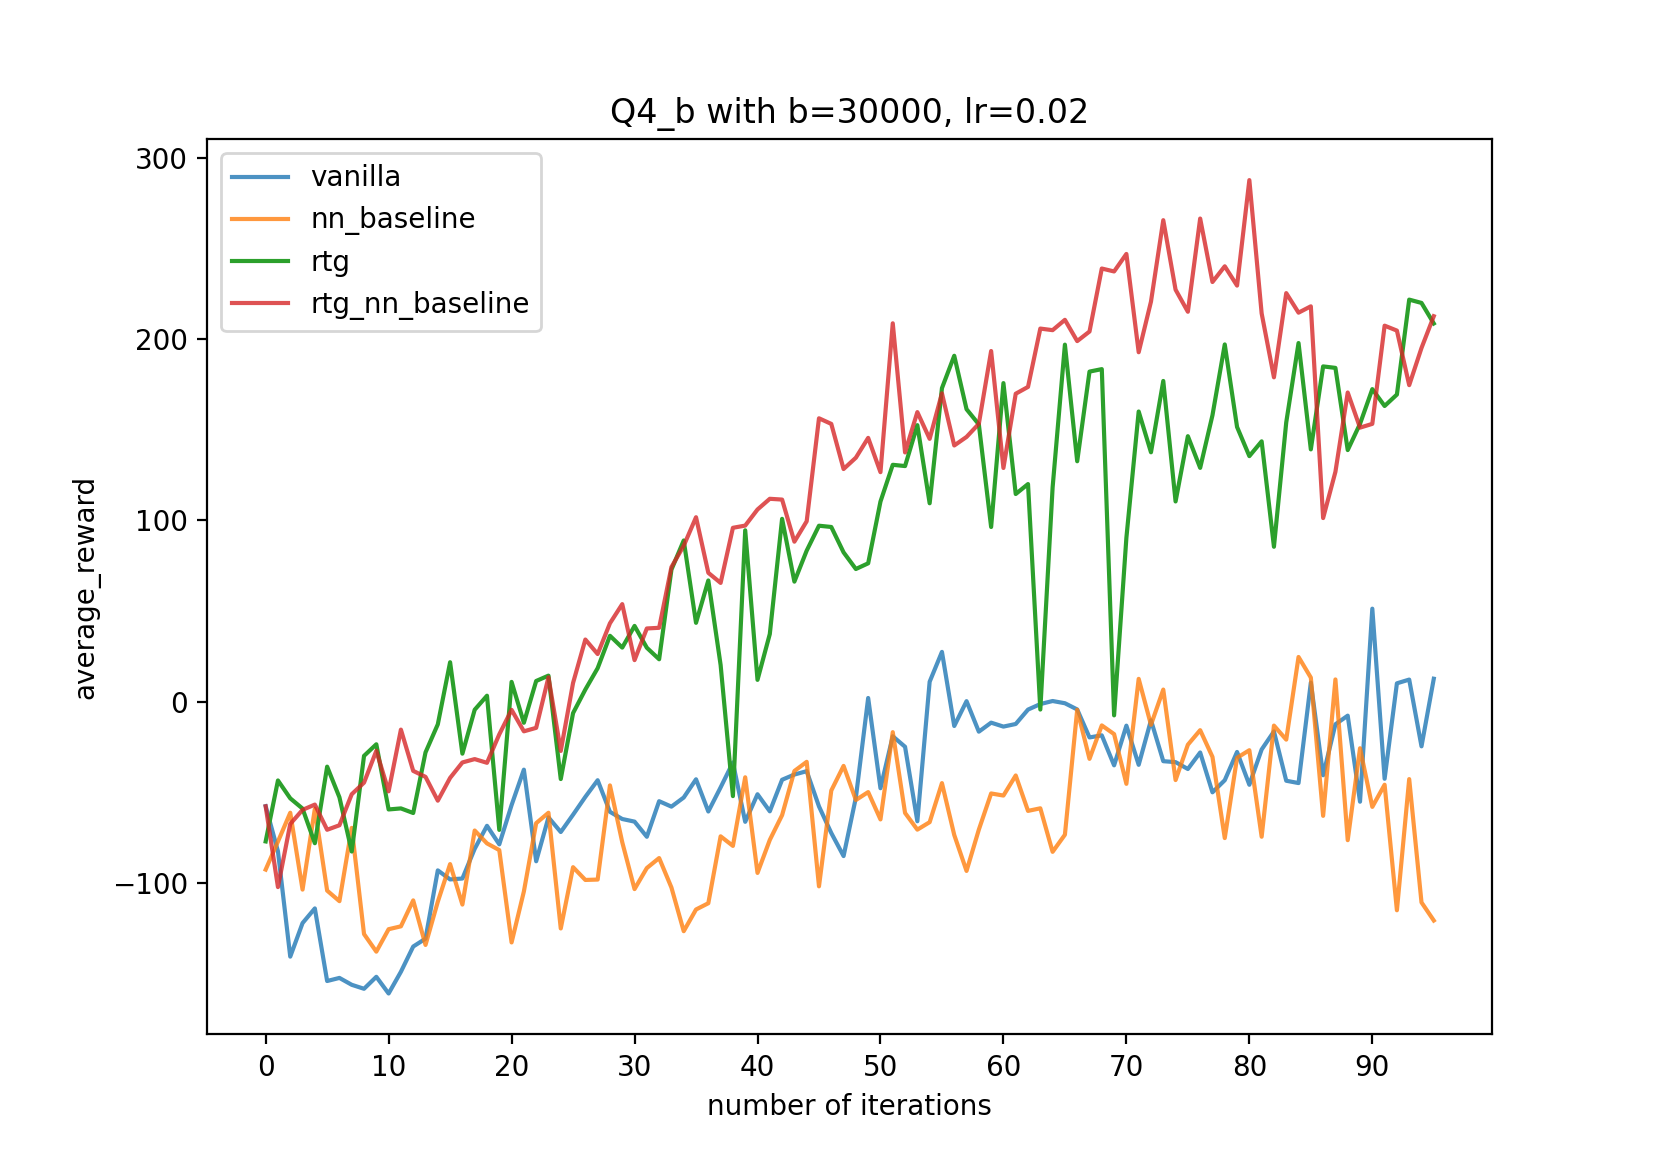

Write Python code to recreate this figure.
from tensorboard.backend.event_processing import event_accumulator
import matplotlib.pyplot as plot
import numpy as np

ea1 = event_accumulator.EventAccumulator('./Q4/q4_b_30000__r_0.02__HalfCheetah-v2_26-09-2021_23-08-25/events.out.tfevents.1632697710.bb359f2c915e',
 size_guidance={ # see below regarding this argument
      event_accumulator.COMPRESSED_HISTOGRAMS: 500,
      event_accumulator.IMAGES: 4,
      event_accumulator.AUDIO: 4,
      event_accumulator.SCALARS: 0,
      event_accumulator.HISTOGRAMS: 1,
 })
ea2 = event_accumulator.EventAccumulator('./Q4/q4_b_30000__r_0.02__nnbaseline_HalfCheetah-v2_27-09-2021_01-31-44/events.out.tfevents.1632706304.c05057db9314',
  size_guidance={ # see below regarding this argument
       event_accumulator.COMPRESSED_HISTOGRAMS: 500,
       event_accumulator.IMAGES: 4,
       event_accumulator.AUDIO: 4,
       event_accumulator.SCALARS: 0,
       event_accumulator.HISTOGRAMS: 1,
  })
ea3 = event_accumulator.EventAccumulator('./Q4/q4_b_30000__r_0.02__rtg_HalfCheetah-v2_26-09-2021_23-37-54/events.out.tfevents.1632699479.bb359f2c915e',
  size_guidance={ # see below regarding this argument
       event_accumulator.COMPRESSED_HISTOGRAMS: 500,
       event_accumulator.IMAGES: 4,
       event_accumulator.AUDIO: 4,
       event_accumulator.SCALARS: 0,
       event_accumulator.HISTOGRAMS: 1,
  })
ea4 = event_accumulator.EventAccumulator('./Q4/q4_b_30000__r_0.02__rtg_nnbaseline_HalfCheetah-v2_27-09-2021_02-04-14/events.out.tfevents.1632708260.c05057db9314',
  size_guidance={ # see below regarding this argument
       event_accumulator.COMPRESSED_HISTOGRAMS: 500,
       event_accumulator.IMAGES: 4,
       event_accumulator.AUDIO: 4,
       event_accumulator.SCALARS: 0,
       event_accumulator.HISTOGRAMS: 1,
  })


ea1.Reload()
ea2.Reload()
ea3.Reload()
ea4.Reload()




tags = ea1.Tags()
print(tags)
print(ea1.Scalars)
eval_return1 = ea1.Scalars('Eval_AverageReturn')
eval_return2 = ea2.Scalars('Eval_AverageReturn')
eval_return3 = ea3.Scalars('Eval_AverageReturn')
eval_return4 = ea4.Scalars('Eval_AverageReturn')
eval1 = []
eval2 = []
eval3 = []
eval4=[]
print(len(eval_return4))
for i in range(len(eval_return4)):
    eval1.append(eval_return1[i].value)
    eval2.append(eval_return2[i].value)
    eval3.append(eval_return3[i].value)
    eval4.append(eval_return4[i].value)


print(eval3)
figure, ax = plot.subplots()

ax.set_xticks(np.arange(0, 300, 10))
#ax.set_yticks(np.arange(0, 100, 10))
ax.set_xlabel('number of iterations')
ax.set_ylabel('average_reward')
ax.set_title('Q4_b with b=30000, lr=0.02')
plot.plot(eval1, label = 'vanilla', alpha = 0.8)
plot.plot(eval2, label = 'nn_baseline', alpha = 0.8)
plot.plot(eval3, label = 'rtg',alpha = 1)
plot.plot(eval4, label = 'rtg_nn_baseline',alpha = 0.8)
plot.legend()
plot.show()
